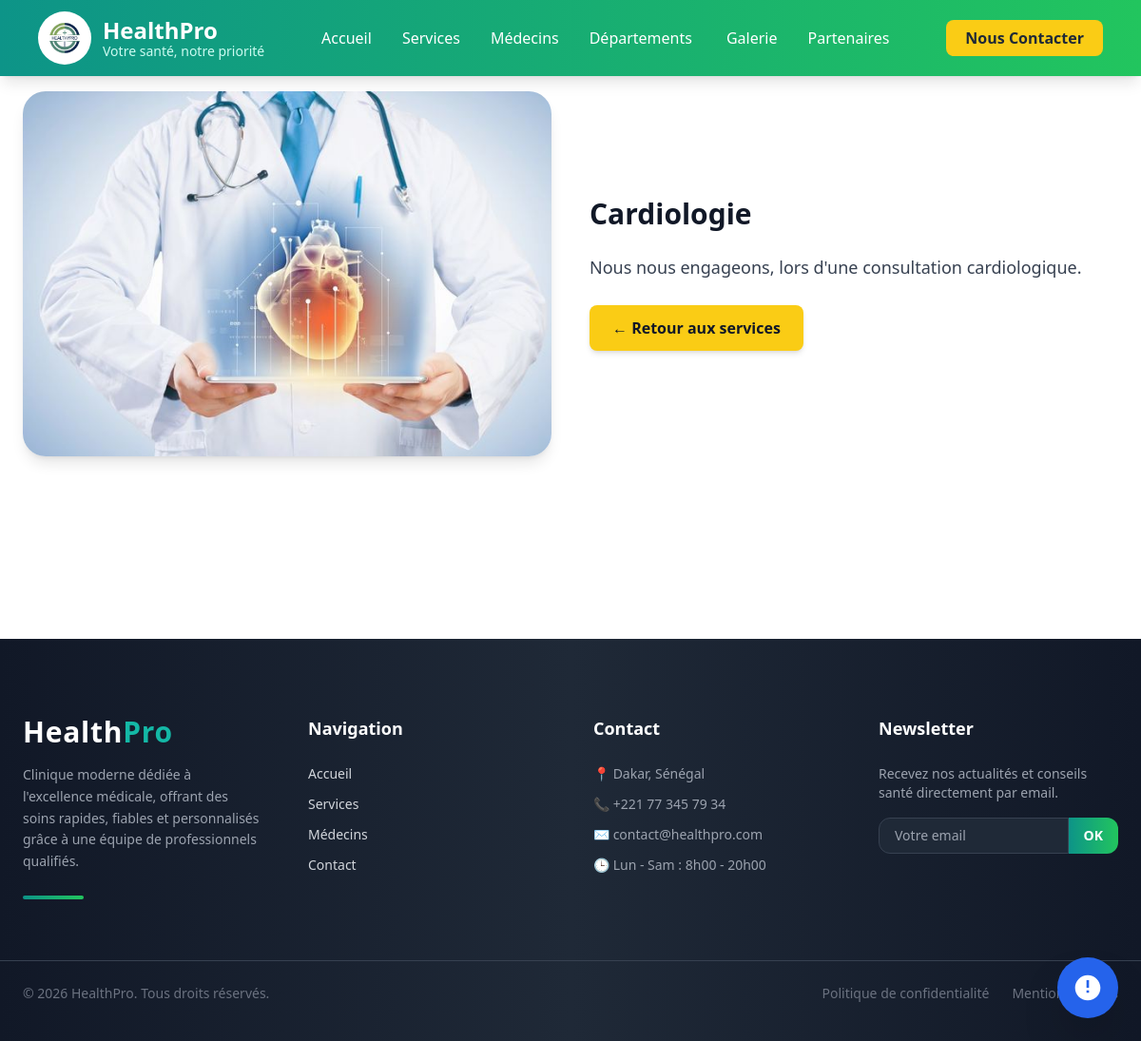
/services/5/, run on the app's committed database.
### main/models.py (models this page shows, shortened)
class Service(models.Model):
    nom = models.CharField(max_length=100)
    description = models.TextField()
    image = models.ImageField(upload_to='services/')
    icone_svg = models.TextField(blank=True, null=True)  # Optionnel : code SVG ou nom d'icône
    created_at = models.DateTimeField(auto_now_add=True)

### main/views.py (the view)
# urls.py: path('services/<int:pk>/', views.ServiceDetailView.as_view(), name='service_detail'),
class ServiceDetailView(TemplateView):
    template_name = 'main/service_detail.html'
    def get_context_data(self, **kwargs):
        context = super().get_context_data(**kwargs)
        service_id = self.kwargs.get('pk')
        context['service'] = get_object_or_404(Service, id=service_id)
        return context

### main/templates/main/service_detail.html (shortened to what this page needs)
{% extends 'main/base.html' %}
{% load static %}
{% block content %}
<section class="py-24">
    <div class="max-w-7xl mx-auto px-6 flex flex-col md:flex-row gap-10 items-center">
        <div class="md:w-1/2 overflow-hidden rounded-3xl shadow-lg transform hover:scale-105 transition duration-500">
            <img src="{{ service.image.url }}" alt="{{ service.nom }}" class="w-full h-96 object-cover">
        </div>
        <div class="md:w-1/2 space-y-6">
            <h2 class="text-3xl font-bold text-gray-900">{{ service.nom }}</h2>
            <p class="text-gray-700 text-lg leading-relaxed">
                {{ service.description }}
            </p>
            <a href="{% url 'services' %}"
               class="inline-block mt-4 px-6 py-3 bg-yellow-400 text-gray-900 font-semibold rounded-lg hover:bg-yellow-300 transition shadow-md">
                ← Retour aux services
            </a>
        </div>
    </div>
</section>
{% endblock %}

### data on the page
Service: image (picture), nom "Cardiologie", description "Nous nous engageons, lors d'une consultation cardiologique."
